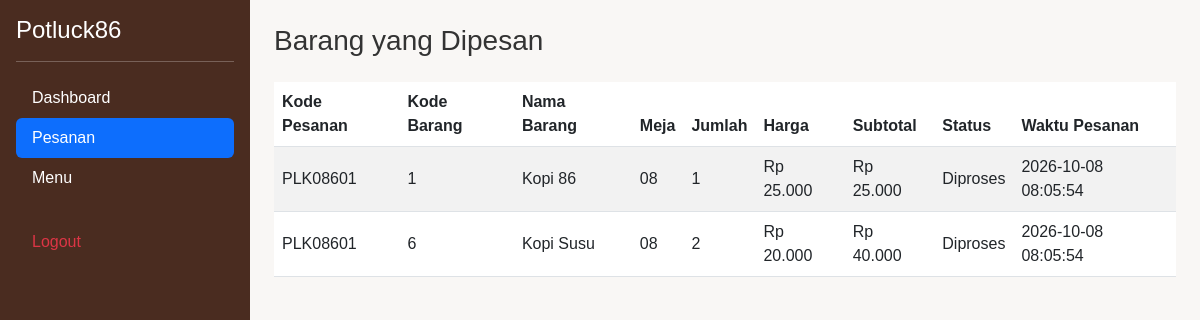
/admin/pesanan.php (signed in), run on an earlier commit of the app's database.
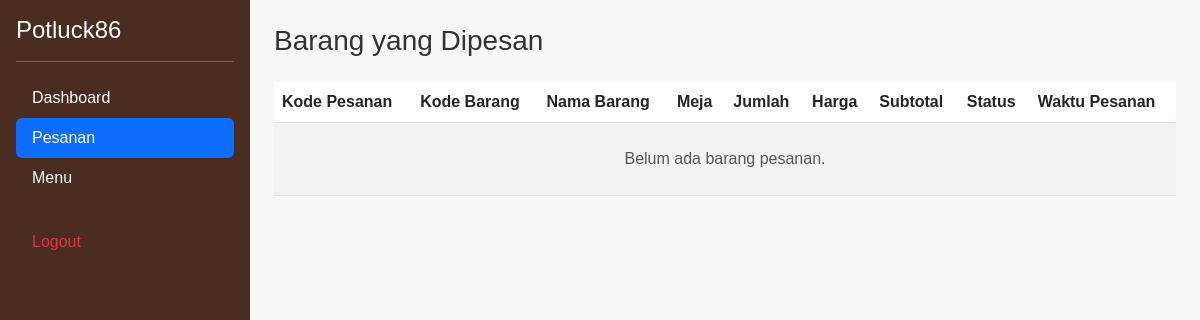
And on a later commit of the database.
### tables this page shows
CREATE TABLE `detail_pesanan` (
  `id` INT AUTO_INCREMENT PRIMARY KEY,
  `pesanan_id` INT NOT NULL,
  `menu_id` INT NOT NULL,
  `jumlah` INT NOT NULL,
  `harga` DECIMAL(10,2) NOT NULL,
  `catatan` TEXT DEFAULT NULL,
  `subtotal` DECIMAL(10,2) NOT NULL,
  FOREIGN KEY (`pesanan_id`) REFERENCES `pesanan`(`id`) ON DELETE CASCADE,
  FOREIGN KEY (`menu_id`) REFERENCES `menu`(`id`) ON DELETE CASCADE
);

CREATE TABLE `pesanan` (
  `id` INT AUTO_INCREMENT PRIMARY KEY,
  `nomor_pesanan` VARCHAR(20) NOT NULL UNIQUE,
  `meja_id` INT NOT NULL,
  `total` DECIMAL(10,2) NOT NULL,
  `metode_pembayaran` VARCHAR(50) NOT NULL,
  `status` ENUM('Menunggu', 'Diproses', 'Siap Disajikan', 'Selesai', 'Dibatalkan') DEFAULT 'Menunggu',
  `waktu_pesanan` DATETIME DEFAULT CURRENT_TIMESTAMP,
  `created_at` TIMESTAMP DEFAULT CURRENT_TIMESTAMP,
  FOREIGN KEY (`meja_id`) REFERENCES `meja`(`id`) ON DELETE CASCADE
);

CREATE TABLE `menu` (
  `id` INT AUTO_INCREMENT PRIMARY KEY,
  `kategori_id` INT NOT NULL,
  `nama_menu` VARCHAR(100) NOT NULL,
  `deskripsi` TEXT,
  `harga` DECIMAL(10,2) NOT NULL,
  `foto` VARCHAR(255) DEFAULT 'default.jpg',
  `stok` INT DEFAULT 50,
  `status` ENUM('tersedia', 'tidak tersedia') DEFAULT 'tersedia',
  `created_at` TIMESTAMP DEFAULT CURRENT_TIMESTAMP,
  FOREIGN KEY (`kategori_id`) REFERENCES `kategori`(`id`) ON DELETE CASCADE
);

CREATE TABLE `meja` (
  `id` INT AUTO_INCREMENT PRIMARY KEY,
  `nomor_meja` VARCHAR(10) NOT NULL UNIQUE,
  `qr_code` VARCHAR(255) DEFAULT NULL,
  `status` ENUM('tersedia', 'terisi') DEFAULT 'tersedia'
);

### admin/pesanan.php (the view, shortened to what this page needs)
<?php
require_once '../config/database.php';
$sql = "SELECT p.nomor_pesanan, p.status, p.waktu_pesanan,
               d.menu_id, d.jumlah, d.harga, d.subtotal,
               m.nama_menu, meja.nomor_meja
        FROM detail_pesanan d
        JOIN pesanan p ON p.id = d.pesanan_id
        JOIN menu m ON m.id = d.menu_id
        JOIN meja ON meja.id = p.meja_id
        ORDER BY p.waktu_pesanan DESC, p.id DESC, d.id ASC";
$items = $pdo->query($sql)->fetchAll();
function escape($value)
{
    return htmlspecialchars((string) $value, ENT_QUOTES, 'UTF-8');
}
?>
<!DOCTYPE html>
<html lang="id">
<head>
    <link href="https://cdn.jsdelivr.net/npm/bootstrap@5.3.0/dist/css/bootstrap.min.css" rel="stylesheet">
    <link rel="stylesheet" href="../assets/css/style.css">
</head>
<body>
<div class="d-flex min-vh-100 admin-dashboard-layout">
    <aside class="bg-primary-brown text-white p-3 min-vh-100 admin-dashboard-sidebar">
        <h4>Potluck86</h4>
        <hr>
        <nav class="nav nav-pills flex-column admin-dashboard-nav">
            <a href="dashboard.php" class="nav-link text-white">Dashboard</a>
            <a href="pesanan.php" class="nav-link text-white active" aria-current="page">Pesanan</a>
            <a href="menu.php" class="nav-link text-white">Menu</a>
            <a href="../pages/logout.php" class="nav-link text-danger mt-4">Logout</a>
        </nav>
    </aside>
    <main class="p-4 flex-grow-1 admin-dashboard-main">
        <h1 class="h3 mb-4">Barang yang Dipesan</h1>
        <div class="table-responsive admin-orders-table">
            <table class="table table-striped table-hover align-middle">
                <thead>
                    <tr>
                        <th>Kode Pesanan</th>
                        <th>Kode Barang</th>
                        <th>Nama Barang</th>
                        <th>Meja</th>
                        <th>Jumlah</th>
                        <th>Harga</th>
                        <th>Subtotal</th>
                        <th>Status</th>
                        <th>Waktu Pesanan</th>
                    </tr>
                </thead>
                <tbody>
                    <?php if (!$items): ?>
                        <tr class="admin-orders-empty">
                            <td colspan="9" class="text-center text-muted py-4">Belum ada barang pesanan.</td>
                        </tr>
                    <?php else: ?>
                        <?php foreach ($items as $item): ?>
                            <tr>
                                <td data-label="Kode Pesanan"><?php echo escape($item['nomor_pesanan']); ?></td>
                                <td data-label="Kode Barang"><?php echo escape($item['menu_id']); ?></td>
                                <td data-label="Nama Barang"><?php echo escape($item['nama_menu']); ?></td>
                                <td data-label="Meja"><?php echo escape($item['nomor_meja']); ?></td>
                                <td data-label="Jumlah"><?php echo escape($item['jumlah']); ?></td>
                                <td data-label="Harga">Rp <?php echo number_format((float) $item['harga'], 0, ',', '.'); ?></td>
                                <td data-label="Subtotal">Rp <?php echo number_format((float) $item['subtotal'], 0, ',', '.'); ?></td>
                                <td data-label="Status"><?php echo escape($item['status']); ?></td>
                                <td data-label="Waktu Pesanan"><?php echo escape($item['waktu_pesanan']); ?></td>
                            </tr>
                        <?php endforeach; ?>
                    <?php endif; ?>
                </tbody>
            </table>
        </div>
    </main>
</div>
</body>
</html>

### assets/css/style.css (style rules this page uses)
:root { --dark-brown: #4A2C20; --warm-brown: #795548; --cream: #F5EBDD; --white: #FFFFFF; --warm-accent: #C9824A; --gray-bg: #F9F7F5; }
body { font-family: 'Poppins', sans-serif; background-color: var(--gray-bg); color: #333; margin: 0; padding: 0; }
.bg-primary-brown { background-color: var(--dark-brown); color: var(--white); }
.admin-dashboard-sidebar { flex: 0 0 250px; width: 250px; }
.admin-dashboard-main { min-width: 0; }

What changed in the data, as far as the page shows it:
removed detail_pesanan: pesanan.nomor_pesanan "PLK08601", menu "1", menu.nama_menu "Kopi 86", meja.nomor_meja "08", jumlah "1", harga "25.000", subtotal "25.000", pesanan.status "Diproses", pesanan.waktu_pesanan "2026-10-08 08:05:54"
removed detail_pesanan: pesanan.nomor_pesanan "PLK08601", menu "6", menu.nama_menu "Kopi Susu", meja.nomor_meja "08", jumlah "2", harga "20.000", subtotal "40.000", pesanan.status "Diproses", pesanan.waktu_pesanan "2026-10-08 08:05:54"
Also different on the page:
text now shown: "Belum ada barang pesanan."
